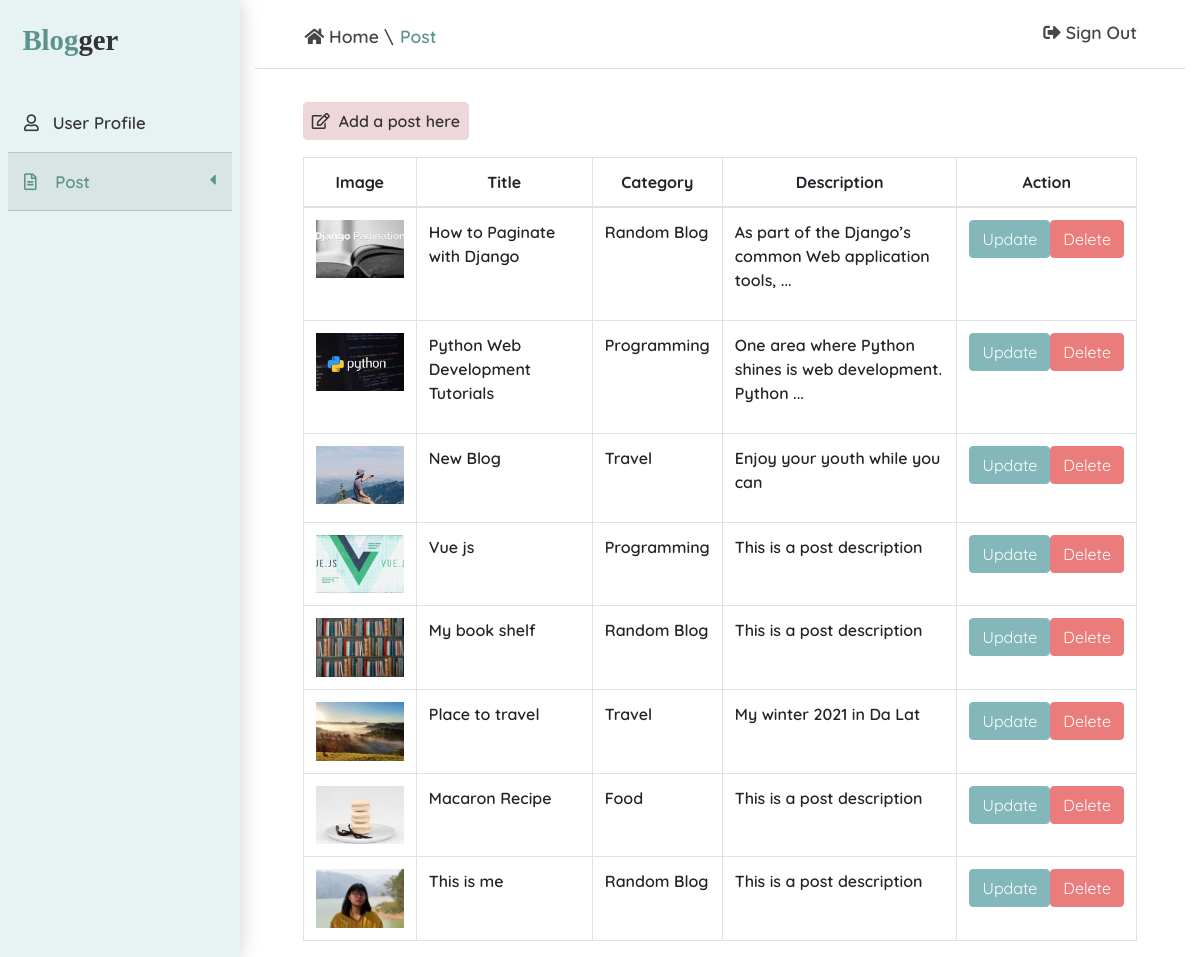
/post/customize/ (signed in), run on the app's committed database.
### blog/models.py (models this page shows, shortened)
class Post(models.Model):
    author = models.ForeignKey(User, on_delete=models.CASCADE)
    title = models.CharField(max_length=100)
    description = models.TextField(default="This is a post description")
    coverImage = models.ImageField(default="posts/blog2.jpg", upload_to="posts/")
    content = models.TextField()
    category = models.ForeignKey(Category, on_delete=models.SET_NULL, null=True)
    dateCreated = models.DateTimeField(auto_now_add=True, null=True, blank=True)
    @property
    def briefDescription(self):
        words = self.description.split(" ")
        if len(words) < 10:
            return self.description
        newWords = " ".join([word for index, word in enumerate(words) if index < 9])
        return f"{newWords} ..."
    class Meta:
        ordering = ["-dateCreated"]

class Category(models.Model):
    name = models.CharField(max_length=100)

### blog/views.py (the view)
# urls.py: path("post/customize/", views.postCustomize, name="postCustomize"),
@login_required(login_url="login")
def postCustomize(request):
    posts = Post.objects.filter(author=request.user)
    context = {"posts": posts}
    return render(request, "postCustom.html", context)

### blog/templates/postCustom.html (shortened to what this page needs)
{% load static %}
<!DOCTYPE html>
<html lang="en">
<head>
    <link rel="stylesheet" href="https://cdn.jsdelivr.net/npm/bootstrap@4.6.0/dist/css/bootstrap.min.css">
    <link rel="stylesheet" href="https://cdnjs.cloudflare.com/ajax/libs/font-awesome/5.15.3/css/all.min.css">
    <link rel="stylesheet" href="{% static './css/customize.css' %}">
</head>
<body>
    <div class="container-fluid">
        {% include "components/customizeSidebar.html" %}
        <div class="myMain">
            <div class="banner">
                <span class="ml-5">
                    <a title="other_path" href="{% url 'bloggerHome' request.user.email %}"><i class="fas fa-home"></i> Home </a>\
                    <a  title="current_path" href="{% url 'postCustomize' %}">Post</a>
                </span>
                <span class="mr-5">
                    <a href="{% url 'logout' %}"><i class="fas fa-sign-out-alt"></i> Sign Out</a>
                </span>
            </div>
            <div class="row posts">
                <div class="col">
                    <a href="{% url 'postCreate' %}"><i class="far fa-edit"></i>&nbsp Add a post here</a>
                </div>
            </div>
            <div class="row pl-5 pr-5 pt-4" title="postPage">
                <div class="col">
                    <table class="table table-bordered" title="postPage">
                        <thead class="text-center">
                            <tr>
                                <th scope="col">Image</th>
                                <th scope="col">Title</th>
                                <th scope="col">Category</th>
                                <th scope="col" >Description</th>
                                <th scope="col">Action</th>
                            </tr>
                        </thead>
                        <tbody>
                            {% for post in posts %}
                            <tr>
                                <td>
                                    <img src="{{ post.coverImage.url }}" alt="">
                                </td>
                                <td>
                                    <p>{{ post.title }}</p>
                                </td>
                                <td>
                                    <p>{{ post.category.name }}</p>
                                </td>
                                <td>
                                    <p>
                                        {{ post.briefDescription }}
                                    </p>
                                </td>
                                <td>
                                    <div class="action">
                                        <button type="submit" class="btn" name="update"><a href="{% url 'postEdit' post.id %}">Update</a></button>
                                        <button type="submit" class="btn" name="delete"><a class="delete" href="{% url 'postDelete' post.id %}">Delete</a></button>
                                    </div>
                                </td>
                            </tr>
                            {% endfor %}
                        </tbody>
                    </table>
                </div>
            </div>
        </div>
    </div>
</body>
</html>

### static/css/customize.css (style rules this page uses)
:root { --black:#333333; --light-back: #464646; --grey:#bbbaba; --light-green: #93c0bb; --dark-green: #5c948d; }
body { background-color: white; font-family: "Quicksand", sans-serif; font-weight: 600; }
.container-fluid { padding-left: 0; }
.myMain { display: inline; width: 78.5%; float: right; }
.myMain .banner { height: 4.3rem; border-bottom: .09rem #dddddd solid; }
.myMain .banner span.mr-5 { float: right; color: var(--light-back); margin-top: 2%; }
.myMain .banner span.mr-5 a { margin-left: .8rem; text-decoration: none; font-size: 1.1rem; color: var(--light-back); }
.myMain .banner span.ml-5 { float: left; color: var(--light-back); margin-top: 2.5%; font-size: 1.1rem; }
.myMain .banner span.ml-5 a { margin-left: .1rem; text-decoration: none; color: var(--light-back); }
.myMain .banner span.ml-5 a[title="current_path"] { color: var(--dark-green); }
.myMain .banner span.ml-5 a[title="other_path"] { color: var(--light-back); }
div table[title="postPage"] td div.action { width: 100%; display: flex; align-items: center; justify-content: space-evenly; }
div table[title="postPage"] td button[name="update"] { background-color: #84b7b9; border: .1rem solid #84b7b9; color: white; }
div table[title="postPage"] td button[name="delete"] a, div table[title="postPage"] td button[name="update"] a { text-decoration: none; color: white; }
div table[title="postPage"] td button[name="delete"] { background-color: #eb7c7c; border: .1rem solid #eb7c7c; color: white; }
div table[title="postPage"] td img { width: 5.5rem; object-fit: cover; aspect-ratio: 3 / 2; }
div.posts { padding-left: 3rem; padding-top: 2.5rem; }
div.posts a { text-decoration: none; color: var(--black); border: #eed7db solid .1rem; padding: .5rem; background-color: #eed7db; border-radius: .3rem; }

### data on the page
Post: coverImage (picture), title "How to Paginate with Django", category.name "Random Blog", briefDescription "As part of the Django’s common Web application tools, ..."
Post: coverImage (picture), title "Python Web Development Tutorials", category.name "Programming", briefDescription "One area where Python shines is web development. Python ..."
Post: coverImage (picture), title "New Blog", category.name "Travel", briefDescription "Enjoy your youth while you can"
Post: coverImage (picture), title "Vue js", category.name "Programming", briefDescription "This is a post description"
Post: coverImage (picture), title "My book shelf", category.name "Random Blog", briefDescription "This is a post description"
Post: coverImage (picture), title "Place to travel", category.name "Travel", briefDescription "My winter 2021 in Da Lat"
Post: coverImage (picture), title "Macaron Recipe", category.name "Food", briefDescription "This is a post description"
Post: coverImage (picture), title "This is me", category.name "Random Blog", briefDescription "This is a post description"
